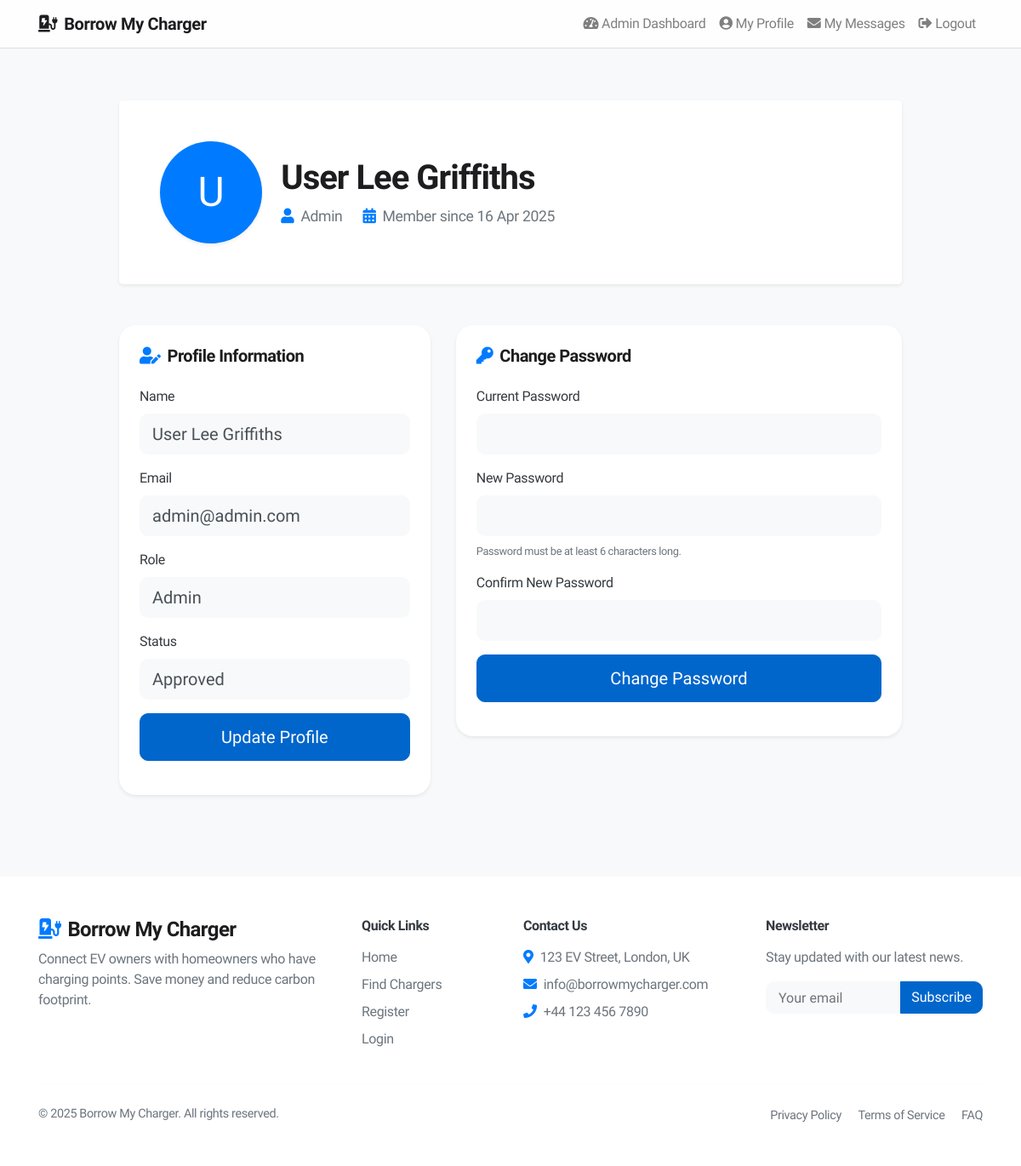
The app's page /profile.php (signed in) with its own data.
### tables this page shows
CREATE TABLE IF NOT EXISTS users (
    id INT AUTO_INCREMENT PRIMARY KEY,
    name VARCHAR(100) NOT NULL,
    email VARCHAR(100) NOT NULL UNIQUE,
    password VARCHAR(255) NOT NULL,
    role ENUM('user', 'homeowner', 'admin') NOT NULL,
    status ENUM('pending', 'approved', 'suspended') DEFAULT 'pending',
    created_at TIMESTAMP DEFAULT CURRENT_TIMESTAMP
);

### profile.php (called while the page is built, shortened)
<?php
require_once("databaseConn.php");
require_once("models/User.php");
$view = new stdClass();
$view->pageTitle = "My Profile";
$view->message = '';
$userModel = new User($conn);
$userId = $_SESSION['user_id'];
$view->user = $userModel->getUserById($userId);
require_once("views/profile/index.phtml");
?>

### models/User.php (called while the page is built, shortened)
<?php
class User {
    private $conn;
    public function __construct($dbConn) {
        $this->conn = $dbConn;
    }
    public function getUserById($userId) {
        $stmt = $this->conn->prepare("SELECT * FROM users WHERE id = ?");
        $stmt->execute([$userId]);
        return $stmt->fetch(PDO::FETCH_ASSOC);
    }
}
?>

### views/profile/index.phtml (the view, shortened to what this page needs)
<?php include 'views/includes/header.phtml'; ?>
<div class="container mt-5 mb-5">
    <div class="row">
        <div class="col-lg-10 offset-lg-1">
            <div class="bg-white rounded-lg shadow-sm p-5 mb-5" style="border-radius: 20px;">
                <div class="row align-items-center">
                    <div class="col-md-2 text-center text-md-left mb-4 mb-md-0">
                        <div class="bg-primary text-white d-inline-flex align-items-center justify-content-center shadow-sm" style="width: 120px; height: 120px; font-size: 3rem; border-radius: 60px;">
                            <?php echo strtoupper(substr($view->user['name'], 0, 1)); ?>
                        </div>
                    </div>
                    <div class="col-md-10 text-center text-md-left">
                        <h1 style="font-weight: 600; font-size: 2.5rem; letter-spacing: -0.025em;"><?php echo htmlspecialchars($view->user['name']); ?></h1>
                        <div class="d-flex flex-wrap mt-2">
                            <span class="mr-4 text-muted" style="font-size: 1.1rem;">
                                <i class="fas fa-user mr-2 text-primary"></i><?php echo ucfirst($view->user['role']); ?>
                            </span>
                            <span class="text-muted" style="font-size: 1.1rem;">
                                <i class="fas fa-calendar-alt mr-2 text-primary"></i>Member since <?php echo date('d M Y', strtotime($view->user['created_at'])); ?>
                            </span>
                        </div>
                    </div>
                </div>
            </div>
            <div class="row">
                <div class="col-lg-5 mb-4">
                    <div class="card border-0 shadow-sm mb-4" style="border-radius: 20px;">
                        <div class="card-body p-4">
                            <h5 class="mb-4" style="font-weight: 600; letter-spacing: -0.025em;">
                                <i class="fas fa-user-edit mr-2 text-primary"></i>Profile Information
                            </h5>
                            <form method="post" action="profile.php">
                                <div class="form-group">
                                    <label for="name" class="font-weight-medium text-dark">Name</label>
                                    <input type="text" class="form-control form-control-lg border-0 bg-light" style="border-radius: 10px; padding: 12px 15px;" id="name" name="name" value="<?php echo htmlspecialchars($view->user['name']); ?>" required>
                                </div>
                                <div class="form-group">
                                    <label for="email" class="font-weight-medium text-dark">Email</label>
                                    <input type="email" class="form-control form-control-lg border-0 bg-light" style="border-radius: 10px; padding: 12px 15px;" id="email" name="email" value="<?php echo htmlspecialchars($view->user['email']); ?>" required>
                                </div>
                                <div class="form-group">
                                    <label for="role" class="font-weight-medium text-dark">Role</label>
                                    <input type="text" class="form-control form-control-lg border-0 bg-light" style="border-radius: 10px; padding: 12px 15px;" id="role" value="<?php echo ucfirst($view->user['role']); ?>" readonly>
                                </div>
                                <div class="form-group">
                                    <label for="status" class="font-weight-medium text-dark">Status</label>
                                    <input type="text" class="form-control form-control-lg border-0 bg-light" style="border-radius: 10px; padding: 12px 15px;" id="status" value="<?php echo ucfirst($view->user['status']); ?>" readonly>
                                </div>
                                <button type="submit" name="update_profile" class="btn btn-primary btn-lg btn-block" style="border-radius: 10px; padding: 12px 15px;">
                                    Update Profile
                                </button>
                            </form>
                        </div>
                    </div>
                </div>
                <div class="col-lg-7">
                    <div class="card border-0 shadow-sm mb-4" style="border-radius: 20px;">
                        <div class="card-body p-4">
                            <h5 class="mb-4" style="font-weight: 600; letter-spacing: -0.025em;">
                                <i class="fas fa-key mr-2 text-primary"></i>Change Password
                            </h5>
                            <form method="post" action="profile.php">
                                <div class="form-group">
                                    <label for="current_password" class="font-weight-medium text-dark">Current Password</label>
                                    <input type="password" class="form-control form-control-lg border-0 bg-light" style="border-radius: 10px; padding: 12px 15px;" id="current_password" name="current_password" required>
                                </div>
                                <div class="form-group">
                                    <label for="new_password" class="font-weight-medium text-dark">New Password</label>
                                    <input type="password" class="form-control form-control-lg border-0 bg-light" style="border-radius: 10px; padding: 12px 15px;" id="new_password" name="new_password" required>
                                    <small class="form-text text-muted mt-2">
                                        Password must be at least 6 characters long.
                                    </small>
                                </div>
                                <div class="form-group">
                                    <label for="confirm_password" class="font-weight-medium text-dark">Confirm New Password</label>
                                    <input type="password" class="form-control form-control-lg border-0 bg-light" style="border-radius: 10px; padding: 12px 15px;" id="confirm_password" name="confirm_password" required>
                                </div>
                                <button type="submit" name="change_password" class="btn btn-primary btn-lg btn-block" style="border-radius: 10px; padding: 12px 15px;">
                                    Change Password
                                </button>
                            </form>
                        </div>
                    </div>
                </div>
            </div>
        </div>
    </div>
</div>
<footer class="bg-white py-5 mt-5">
    <div class="container">
        <div class="row">
            <div class="col-lg-4 mb-4 mb-lg-0">
                <h4 style="font-weight: 600; letter-spacing: -0.025em;">
                    <i class="fas fa-charging-station mr-2 text-primary"></i>Borrow My Charger
                </h4>
                <p class="text-muted mb-4">Connect EV owners with homeowners who have charging points. Save money and reduce carbon footprint.</p>
            </div>
            <div class="col-lg-2 col-md-4 mb-4 mb-md-0">
                <h6 class="text-dark mb-3" style="font-weight: 600; letter-spacing: -0.025em;">Quick Links</h6>
                <ul class="list-unstyled">
                    <li class="mb-2"><a href="index.php" class="text-muted">Home</a></li>
                    <li class="mb-2"><a href="chargepoints.php" class="text-muted">Find Chargers</a></li>
                    <li class="mb-2"><a href="register.php" class="text-muted">Register</a></li>
                    <li><a href="login.php" class="text-muted">Login</a></li>
                </ul>
            </div>
            <div class="col-lg-3 col-md-4 mb-4 mb-md-0">
                <h6 class="text-dark mb-3" style="font-weight: 600; letter-spacing: -0.025em;">Contact Us</h6>
                <ul class="list-unstyled text-muted">
                    <li class="mb-2"><i class="fas fa-map-marker-alt mr-2 text-primary"></i>123 EV Street, London, UK</li>
                    <li class="mb-2"><i class="fas fa-envelope mr-2 text-primary"></i>info@borrowmycharger.com</li>
                    <li><i class="fas fa-phone mr-2 text-primary"></i>+44 123 456 7890</li>
                </ul>
            </div>
            <div class="col-lg-3 col-md-4">
                <h6 class="text-dark mb-3" style="font-weight: 600; letter-spacing: -0.025em;">Newsletter</h6>
                <p class="text-muted">Stay updated with our latest news.</p>
                <div class="input-group mb-3">
                    <input type="email" class="form-control border-0 bg-light" placeholder="Your email" style="border-radius: 10px 0 0 10px; padding: 12px 15px;">
                    <div class="input-group-append">
                        <button class="btn btn-primary" type="button" style="border-radius: 0 10px 10px 0;">Subscribe</button>
                    </div>
                </div>
            </div>
        </div>
        <hr class="my-4" style="opacity: 0.1;">
        <div class="row">
            <div class="col-md-6 text-center text-md-left mb-2 mb-md-0">
                <p class="mb-0 text-muted" style="font-size: 0.9rem;">&copy; <?php echo date('Y'); ?> Borrow My Charger. All rights reserved.</p>
            </div>
            <div class="col-md-6 text-center text-md-right">
                <a href="#" class="text-muted mr-3" style="font-size: 0.9rem;">Privacy Policy</a>
                <a href="#" class="text-muted mr-3" style="font-size: 0.9rem;">Terms of Service</a>
                <a href="#" class="text-muted" style="font-size: 0.9rem;">FAQ</a>
            </div>
        </div>
    </div>
</footer>
<?php include 'views/includes/footer.phtml'; ?>

### views/includes/header.phtml (style rules this page uses)
body { font-family: 'SF Pro Display', -apple-system, BlinkMacSystemFont, 'Segoe UI', Roboto, Helvetica, Arial, sans-serif; background-color: #f5f5f7; color: #1d1d1f; letter-spacing: -0.022em; }
.btn-primary { background-color: #0066cc; border-color: #0066cc; }

### records on screen
users: name "U", name "User Lee Griffiths", role "Admin", created_at "16 Apr 2025", email "admin@admin.com", status "Approved"
